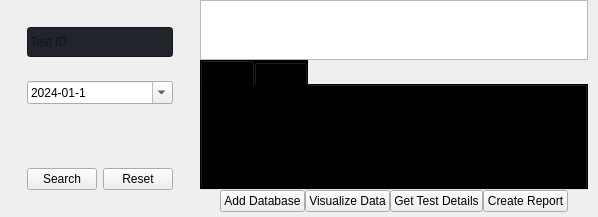
                     <widget class="QWidget" name="home">
                      <property name="layoutDirection">
                       <enum>Qt::LayoutDirection::LeftToRight</enum>
                      </property>
                      <property name="styleSheet">
                       <string notr="true"/>
                      </property>
                      <layout class="QHBoxLayout" name="horizontalLayout_15">
                       <property name="spacing">
                        <number>0</number>
                       </property>
                       <property name="leftMargin">
                        <number>0</number>
                       </property>
                       <property name="topMargin">
                        <number>0</number>
                       </property>
                       <property name="rightMargin">
                        <number>0</number>
                       </property>
                       <property name="bottomMargin">
                        <number>0</number>
                       </property>
                       <item>
                        <widget class="QWidget" name="databaseWidget" native="true">
                         <property name="maximumSize">
                          <size>
                           <width>200</width>
                           <height>881</height>
                          </size>
                         </property>
                         <layout class="QVBoxLayout" name="verticalLayout_21">
                          <property name="spacing">
                           <number>0</number>
                          </property>
                          <property name="leftMargin">
                           <number>0</number>
                          </property>
                          <property name="topMargin">
                           <number>0</number>
                          </property>
                          <property name="rightMargin">
                           <number>0</number>
                          </property>
                          <property name="bottomMargin">
                           <number>0</number>
                          </property>
                          <item>
                           <widget class="QFrame" name="databaseFrame">
                            <layout class="QVBoxLayout" name="verticalLayout_23">
                             <item>
                              <widget class="QFrame" name="frame_2">
                               <layout class="QVBoxLayout" name="verticalLayout_24">
                                <item>
                                 <widget class="QFrame" name="testID_frame">
                                  <layout class="QHBoxLayout" name="horizontalLayout_8">
                                   <item>
                                    <widget class="QLineEdit" name="testID">
                                     <property name="minimumSize">
                                      <size>
                                       <width>0</width>
                                       <height>30</height>
                                      </size>
                                     </property>
                                     <property name="styleSheet">
                                      <string notr="true">background-color: rgb(33, 37, 43);</string>
                                     </property>
                                     <property name="text">
                                      <string/>
                                     </property>
                                     <property name="placeholderText">
                                      <string>Test ID</string>
                                     </property>
                                    </widget>
                                   </item>
                                  </layout>
                                 </widget>
                                </item>
                                <item>
                                 <widget class="QFrame" name="testdate_frame">
                                  <layout class="QHBoxLayout" name="horizontalLayout_6">
                                   <item>
                                    <widget class="QDateEdit" name="testdate">
                                     <property name="dateTime">
                                      <datetime>
                                       <hour>0</hour>
                                       <minute>0</minute>
                                       <second>0</second>
                                       <year>2024</year>
                                       <month>1</month>
                                       <day>1</day>
                                      </datetime>
                                     </property>
                                     <property name="displayFormat">
                                      <string>yyyy-MM-d</string>
                                     </property>
                                     <property name="calendarPopup">
                                      <bool>true</bool>
                                     </property>
                                    </widget>
                                   </item>
                                  </layout>
                                 </widget>
                                </item>
                                <item>
                                 <spacer name="verticalSpacer_4">
                                  <property name="orientation">
                                   <enum>Qt::Orientation::Vertical</enum>
                                  </property>
                                  <property name="sizeHint" stdset="0">
                                   <size>
                                    <width>20</width>
                                    <height>40</height>
                                   </size>
                                  </property>
                                 </spacer>
                                </item>
                                <item>
                                 <widget class="QFrame" name="frame_3">
                                  <layout class="QHBoxLayout" name="horizontalLayout_7">
                                   <item>
                                    <spacer name="horizontalSpacer">
                                     <property name="orientation">
                                      <enum>Qt::Orientation::Horizontal</enum>
                                     </property>
                                     <property name="sizeHint" stdset="0">
                                      <size>
                                       <width>37</width>
                                       <height>20</height>
                                      </size>
                                     </property>
                                    </spacer>
                                   </item>
                                   <item>
                                    <widget class="QPushButton" name="filtersearch">
                                     <property name="text">
                                      <string>Search</string>
                                     </property>
                                    </widget>
                                   </item>
                                   <item>
                                    <widget class="QPushButton" name="resetFilterButton">
                                     <property name="text">
                                      <string>Reset</string>
                                     </property>
                                    </widget>
                                   </item>
                                   <item>
                                    <spacer name="horizontalSpacer_2">
                                     <property name="orientation">
                                      <enum>Qt::Orientation::Horizontal</enum>
                                     </property>
                                     <property name="sizeHint" stdset="0">
                                      <size>
                                       <width>36</width>
                                       <height>20</height>
                                      </size>
                                     </property>
                                    </spacer>
                                   </item>
                                  </layout>
                                 </widget>
                                </item>
                               </layout>
                              </widget>
                             </item>
                            </layout>
                           </widget>
                          </item>
                         </layout>
                        </widget>
                       </item>
                       <item>
                        <widget class="QWidget" name="generalWidget" native="true">
                         <property name="enabled">
                          <bool>true</bool>
                         </property>
                         <property name="minimumSize">
                          <size>
                           <width>0</width>
                           <height>0</height>
                          </size>
                         </property>
                         <layout class="QVBoxLayout" name="verticalLayout_26">
                          <property name="spacing">
                           <number>0</number>
                          </property>
                          <property name="leftMargin">
                           <number>0</number>
                          </property>
                          <property name="topMargin">
                           <number>0</number>
                          </property>
                          <property name="rightMargin">
                           <number>0</number>
                          </property>
                          <property name="bottomMargin">
                           <number>0</number>
                          </property>
                          <item>
                           <widget class="QFrame" name="generalFrame">
                            <property name="frameShape">
                             <enum>QFrame::Shape::NoFrame</enum>
                            </property>
                            <property name="frameShadow">
                             <enum>QFrame::Shadow::Raised</enum>
                            </property>
                            <property name="lineWidth">
                             <number>0</number>
                            </property>
                            <layout class="QVBoxLayout" name="verticalLayout_22" stretch="20">
                             <property name="spacing">
                              <number>0</number>
                             </property>
                             <property name="leftMargin">
                              <number>0</number>
                             </property>
                             <property name="topMargin">
                              <number>0</number>
                             </property>
                             <property name="rightMargin">
                              <number>10</number>
                             </property>
                             <property name="bottomMargin">
                              <number>0</number>
                             </property>
                             <item>
                              <widget class="QWidget" name="reportWidget" native="true">
                               <layout class="QHBoxLayout" name="horizontalLayout_10">
                                <property name="spacing">
                                 <number>0</number>
                                </property>
                                <property name="leftMargin">
                                 <number>0</number>
                                </property>
                                <property name="topMargin">
                                 <number>0</number>
                                </property>
                                <property name="rightMargin">
                                 <number>0</number>
                                </property>
                                <property name="bottomMargin">
                                 <number>0</number>
                                </property>
                                <item>
                                 <widget class="QFrame" name="reportFrame">
                                  <property name="frameShape">
                                   <enum>QFrame::Shape::NoFrame</enum>
                                  </property>
                                  <property name="frameShadow">
                                   <enum>QFrame::Shadow::Raised</enum>
                                  </property>
                                  <property name="lineWidth">
                                   <number>0</number>
                                  </property>
                                  <layout class="QVBoxLayout" name="verticalLayout_25">
                                   <property name="spacing">
                                    <number>0</number>
                                   </property>
                                   <property name="leftMargin">
                                    <number>0</number>
                                   </property>
                                   <property name="topMargin">
                                    <number>0</number>
                                   </property>
                                   <property name="rightMargin">
                                    <number>0</number>
                                   </property>
                                   <property name="bottomMargin">
                                    <number>0</number>
                                   </property>
                                   <item>
                                    <widget class="QFrame" name="tableFrame">
                                     <property name="frameShape">
                                      <enum>QFrame::Shape::NoFrame</enum>
                                     </property>
                                     <property name="frameShadow">
                                      <enum>QFrame::Shadow::Raised</enum>
                                     </property>
                                     <property name="lineWidth">
                                      <number>0</number>
                                     </property>
                                     <layout class="QVBoxLayout" name="verticalLayout_28">
                                      <property name="spacing">
                                       <number>0</number>
                                      </property>
                                      <property name="leftMargin">
                                       <number>0</number>
                                      </property>
                                      <property name="topMargin">
                                       <number>0</number>
                                      </property>
                                      <property name="rightMargin">
                                       <number>0</number>
                                      </property>
                                      <property name="bottomMargin">
                                       <number>0</number>
                                      </property>
                                      <item>
                                       <widget class="QListWidget" name="listWidget">
                                        <property name="maximumSize">
                                         <size>
                                          <width>16777215</width>
                                          <height>60</height>
                                         </size>
                                        </property>
                                        <property name="flow">
                                         <enum>QListView::Flow::LeftToRight</enum>
                                        </property>
                                       </widget>
                                      </item>
                                      <item>
                                       <widget class="QTabWidget" name="tabWidget">
                                        <property name="styleSheet">
                                         <string notr="true">background-color: rgb(0, 0, 0);</string>
                                        </property>
                                        <property name="currentIndex">
                                         <number>0</number>
                                        </property>
                                        <property name="tabBarAutoHide">
                                         <bool>true</bool>
                                        </property>
                                        <widget class="QWidget" name="tab">
                                         <attribute name="title">
                                          <string>Tab 1</string>
                                         </attribute>
                                        </widget>
                                        <widget class="QWidget" name="tab_2">
                                         <attribute name="title">
                                          <string>Tab 2</string>
                                         </attribute>
                                        </widget>
                                       </widget>
                                      </item>
                                     </layout>
                                    </widget>
                                   </item>
                                   <item>
                                    <widget class="QFrame" name="buttonsFrame">
                                     <property name="frameShape">
                                      <enum>QFrame::Shape::HLine</enum>
                                     </property>
                                     <property name="frameShadow">
                                      <enum>QFrame::Shadow::Raised</enum>
                                     </property>
                                     <property name="lineWidth">
                                      <number>0</number>
                                     </property>
                                     <layout class="QHBoxLayout" name="horizontalLayout_14">
                                      <property name="spacing">
                                       <number>0</number>
                                      </property>
                                      <property name="leftMargin">
                                       <number>20</number>
                                      </property>
                                      <property name="topMargin">
                                       <number>0</number>
                                      </property>
                                      <property name="rightMargin">
                                       <number>20</number>
                                      </property>
                                      <property name="bottomMargin">
                                       <number>5</number>
                                      </property>
                                      <item>
                                       <widget class="QPushButton" name="addDatabaseButton">
                                        <property name="text">
                                         <string>Add Database</string>
                                        </property>
                                       </widget>
                                      </item>
                                      <item>
                                       <spacer name="horizontalSpacer_5">
                                        <property name="orientation">
                                         <enum>Qt::Orientation::Horizontal</enum>
                                        </property>
                                        <property name="sizeHint" stdset="0">
                                         <size>
                                          <width>40</width>
                                          <height>20</height>
                                         </size>
                                        </property>
                                       </spacer>
                                      </item>
                                      <item>
                                       <widget class="QPushButton" name="visualizeDataButton">
                                        <property name="text">
                                         <string>Visualize Data</string>
                                        </property>
                                       </widget>
                                      </item>
                                      <item>
                                       <spacer name="horizontalSpacer_3">
                                        <property name="orientation">
                                         <enum>Qt::Orientation::Horizontal</enum>
                                        </property>
                                        <property name="sizeHint" stdset="0">
                                         <size>
                                          <width>165</width>
                                          <height>20</height>
                                         </size>
                                        </property>
                                       </spacer>
                                      </item>
                                      <item>
                                       <widget class="QPushButton" name="getDetailsButton">
                                        <property name="text">
                                         <string>Get Test Details</string>
                                        </property>
                                       </widget>
                                      </item>
                                      <item>
                                       <spacer name="horizontalSpacer_4">
                                        <property name="orientation">
                                         <enum>Qt::Orientation::Horizontal</enum>
                                        </property>
                                        <property name="sizeHint" stdset="0">
                                         <size>
                                          <width>40</width>
                                          <height>20</height>
                                         </size>
                                        </property>
                                       </spacer>
                                      </item>
                                      <item>
                                       <widget class="QPushButton" name="createReportButton">
                                        <property name="text">
                                         <string>Create Report</string>
                                        </property>
                                       </widget>
                                      </item>
                                     </layout>
                                    </widget>
                                   </item>
                                  </layout>
                                 </widget>
                                </item>
                               </layout>
                              </widget>
                             </item>
                            </layout>
                           </widget>
                          </item>
                         </layout>
                        </widget>
                       </item>
                      </layout>
                     </widget>
